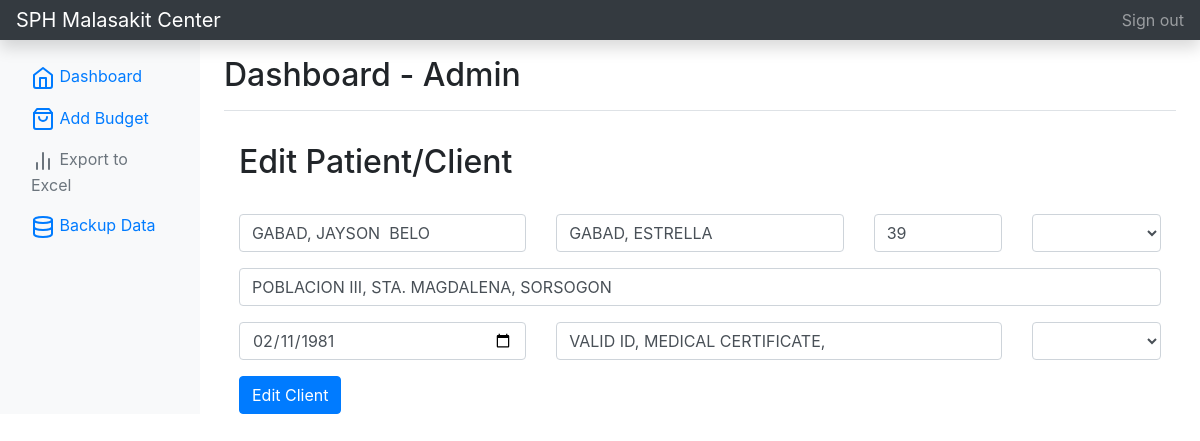
Page /editClient.php?id=1&client_id=11 (signed in) on the committed database.
### tables this page shows
CREATE TABLE IF NOT EXISTS `tbl_client` (
  `id` int(24) unsigned NOT NULL AUTO_INCREMENT,
  `fullname` varchar(255) NOT NULL,
  `fullname_client` varchar(255) NOT NULL,
  `age` int(12) NOT NULL,
  `gender` varchar(50) NOT NULL,
  `client_admission` varchar(50) DEFAULT NULL,
  `address` varchar(50) NOT NULL,
  `birthdate` varchar(50) NOT NULL,
  `requirements` varchar(255) NOT NULL,
  `patient_status` varchar(50) DEFAULT NULL,
  `accountable` varchar(50) DEFAULT NULL,
  PRIMARY KEY (`id`)
);

### editClient.php (the view, shortened to what this page needs)
<?php
include_once('connection.php');
if (isset($_SESSION['loggedin'])) {
?>
<!doctype html>
<html lang="en">
  <head>
<link href="./assets/css/bootstrap.min.css" rel="stylesheet">
    <link href="./assets/css/bootstrap.min2.css" rel="stylesheet">
  </head>
  <body>
    <nav class="navbar navbar-dark sticky-top bg-dark flex-md-nowrap p-0 shadow">
  <a class="navbar-brand col-md-3 col-lg-2 mr-0 px-3" href="home.php?id=<?php echo $_GET['id'] ?>">SPH Malasakit Center</a>
  <ul class="navbar-nav px-3">
    <li class="nav-item text-nowrap">
      <a class="nav-link" href="logout.php">Sign out</a>
    </li>
  </ul>
</nav>
<div class="container-fluid">
  <div class="row">
  <?php include 'sidebar.php';?>
    <main role="main" class="col-md-9 ml-sm-auto col-lg-10 px-md-4">
      <div class="d-flex justify-content-between flex-wrap flex-md-nowrap align-items-center pt-3 pb-2 mb-3 border-bottom">
        <h1 class="h2">Dashboard - <?php echo $_SESSION['user_fullname'] ?></h1>
      </div>
    <?php
    $client_id=$_GET['client_id'];
       $sql = "SELECT * FROM tbl_client WHERE id = $client_id";
           $result = mysqli_query($conn, $sql);
           if (mysqli_num_rows($result) > 0) {
               while ($row = mysqli_fetch_assoc($result)) {
                   $fullname = $row['fullname'];
                   $age = $row['age'];
                   $gender = $row['gender'];
                   $address = $row['address'];
                   $birthdate = $row['birthdate'];
                   $requirements = $row['requirements'];
                   $patient_status = $row['patient_status'];
                   $fullname_client = $row['fullname_client'];
               }
           }
    ?>
            <div class="container">
                <div class="d-flex justify-content-between flex-wrap flex-md-nowrap align-items-center pt-3 pb-2 mb-3 ">
                    <h1 class="h2">Edit Patient/Client</h1>
                </div>
                    <form action="action.php?id=<?php echo $_GET['id'] ?>&client_id=<?php echo $_GET['client_id'] ?>" method="POST">
                        <div class="row">
                            <div class="col-4">
                                <div class="form-group">
                                    <input name="fullname" type="text" class="form-control" placeholder="Enter Fullname" value="<?php echo $fullname ?>">
                                </div>
                            </div>
                            <div class="col-4">
                                <div class="form-group">
                                    <input name="fullname_client" type="text" class="form-control" placeholder="Enter Beneficiary Name" value="<?php echo $fullname_client ?>">
                                </div>
                            </div>
                            <div class="col-2">
                                <div class="form-group">
                                    <input name="age" type="text" class="form-control" placeholder="Enter age" value="<?php echo $age ?>">
                                </div>
                            </div>
                            <div class="col-2">
                                <div class="form-group">
                                    <select class="form-control" name="gender" value="<?php echo $gender ?>">
                                        <option value="<?php echo $gender ?>"><?php echo $gender ?></option>
                                        <option value=""></option>
                                    </select>
                                </div>
                            </div>
                            <div class="col-12">
                                <div class="form-group">
                                    <input name="address" type="text" class="form-control" placeholder="Enter Address" value="<?php echo $address ?>">
                                </div>
                            </div>
                        </div>
                        <div class="row">
                            <div class="col-4">
                                <div class="form-group">
                                    <input name="birthdate" type="date" class="form-control" placeholder="Enter Birthdate" value="<?php echo $birthdate ?>">
                                </div>
                            </div>
                            <div class="col-6">
                                <div class="form-group">
                                    <input name="requirements" type="text" class="form-control" placeholder="Enter Requirements" value="<?php echo $requirements ?>">
                                </div>
                            </div>
                            <div class="col-2">
                                <div class="form-group">
                                    <select class="form-control" name="patient_status" value="<?php echo $patient_status ?>">
                                        <option value="<?php echo $patient_status ?>"><?php echo $patient_status ?></option>
                                        <option value=""></option>
                                    </select>
                                </div>
                            </div>
                        </div>
                        <button name="btnEditClient" type="submit" class="btn btn-primary">Edit Client</button>
                    </form>
            </div>
    </main>
  </div>
</div>
    </body>
</html>
<?php
} else {
    $url = "./index.php";
    $url = str_replace(PHP_EOL, '', $url);
    header("Location: $url");
}
?>

### rows in the picture
tbl_client: fullname "GABAD, JAYSON BELO", fullname_client "GABAD, ESTRELLA", age "39", address "POBLACION III, STA. MAGDALENA, SORSOGON", birthdate "02/11/1981", requirements "VALID ID, MEDICAL CERTIFICATE,"

### other values in the picture
$_SESSION['user_fullname'] "Admin"
